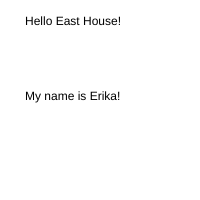
Frame 1 (no input)
Frame 60 (no input): identical to frame 1, image omitted
Frame 120 (the mouse pressed at the canvas centre since frame 60): identical to frame 1, image omitted

The p5.js sketch that drew this single still picture (run headless with seeded random() and noise() and a simulated clock; from frame 60 on, the mouse is pressed at the canvas centre):

// p5.js sketch
// ── sketch.js
// East House 2019 - p5.js Demo

// setup : Initialization runs once; called automatically
function setup() {
    
    // Create a blank canvas 200 pixels high and 200 pixels wide
    createCanvas(200, 200);
    
    // Set a white background
    background(255);

    // Draw the text "Hello East House!" in the top left corner of the canvas (with a small offset right and down)
    text("Hello East House!", 25, 25);
    
   // text("My name is Erika!", 25, 25);

    
    text("My name is Erika!", 25, 100);

}

// draw : Loops forever; called automatically
function draw() {

}

 
